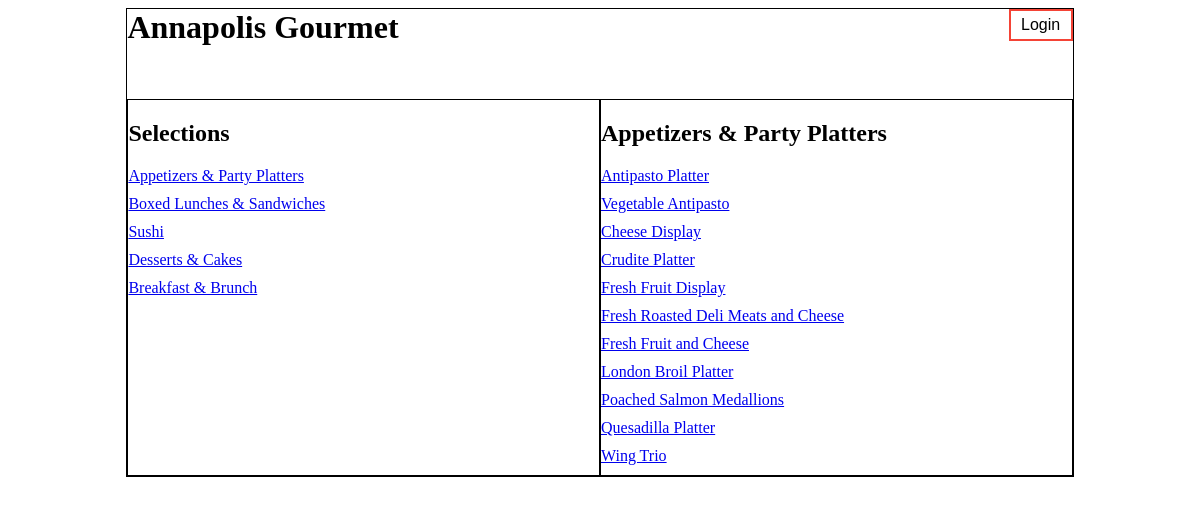
Screenshot of /selections/1/ with the database file from the repository.
### database_setup.py (models this page shows, shortened)
class Selection(Base):
    __tablename__ = "selection"
    id = Column(Integer, primary_key=True)
    name = Column(String(250), nullable=False)
    user_id = Column(Integer, ForeignKey("user.id"))
    user = relationship(User)

class MenuItem(Base):
    __tablename__ = "menu_item"
    id = Column(Integer, primary_key=True)
    name = Column(String(100), nullable=False)
    description = Column(String(500))
    price = Column(String(8))
    selection_id = Column(Integer, ForeignKey("selection.id"))
    selection = relationship(Selection)
    user_id = Column(Integer, ForeignKey("user.id"))
    user = relationship(User)

### project.py (the view)
@app.route("/selections/<int:selection_id>/")
def selectionMenu(selection_id):
    selections = session.query(Selection).all()
    selection = session.query(Selection).filter_by(id=selection_id).one()
    items = session.query(MenuItem).filter_by(selection_id=selection.id)
    return render_template("selectionMenu.html", selections=selections,\
                            selection=selection, items=items)

### templates/selectionMenu.html
<html>
<head>
  <link rel="stylesheet" type=text/css href="{{url_for('static', filename='styles.css')}}">
</head>
<div class="grid_container">
<h1 class="brand">Annapolis Gourmet</h1>
<button type="button" class="login">Login</button>
<body>
  <div class="selections">
    <h2>Selections</h2>
    {% for selection in selections %}
    <li><a href="{{url_for('selectionMenu', selection_id=selection.id)}}">{{selection.name}}</a></li>
    {% endfor %}
  </div>
  <div class="latest_items">
    <h2>{{selection.name}}</h2>
    {% for item in items %}
    <li><a href="{{url_for('menuDetails', selection_id=selection.id, menu_id=item.id)}}">{{item.name}}</a></li>
    {% endfor %}
  </div>
</body>
</div>
</html>

### static/styles.css (style rules this page uses)
.grid_container { display: grid; grid-template-areas: "brand button" "title items"; grid-auto-columns: 1fr 1fr; grid-row-gap: 2em; margin-left: 10%; margin-right: 10%; }
div { border: 1px solid black; }
li { list-style-type: none; margin: 10px 0; }
button { font-size: 1em; height: 2em; width: 4em; background-color: white; border: 2px solid #f44336; display: block; margin-left: auto; margin-top: 0; margin-bottom: auto; margin-right: 0; grid-area: button; }
.brand { margin-top: 0; grid-area: brand; }
.selections { grid-area: title; }
.latest_items { grid-area: items; }

### rows the page displays
Selection: name "Appetizers & Party Platters"
Selection: name "Boxed Lunches & Sandwiches"
Selection: name "Sushi"
Selection: name "Desserts & Cakes"
Selection: name "Breakfast & Brunch"
MenuItem: name "Antipasto Platter"
MenuItem: name "Vegetable Antipasto"
MenuItem: name "Cheese Display"
MenuItem: name "Crudite Platter"
MenuItem: name "Fresh Fruit Display"
MenuItem: name "Fresh Roasted Deli Meats and Cheese"
MenuItem: name "Fresh Fruit and Cheese"
MenuItem: name "London Broil Platter"
MenuItem: name "Poached Salmon Medallions"
MenuItem: name "Quesadilla Platter"
MenuItem: name "Wing Trio"
